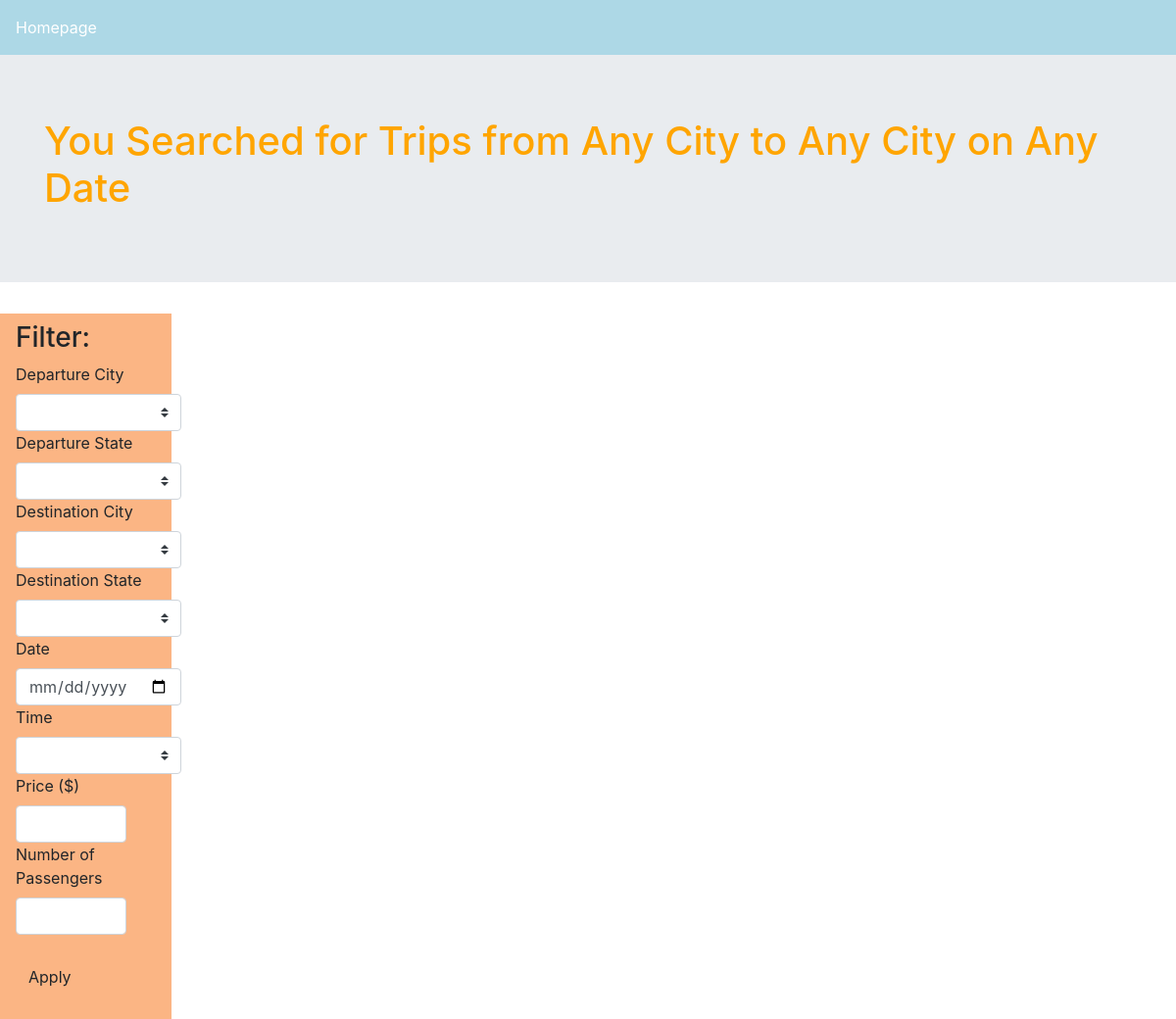
Before: /search with the older database file.
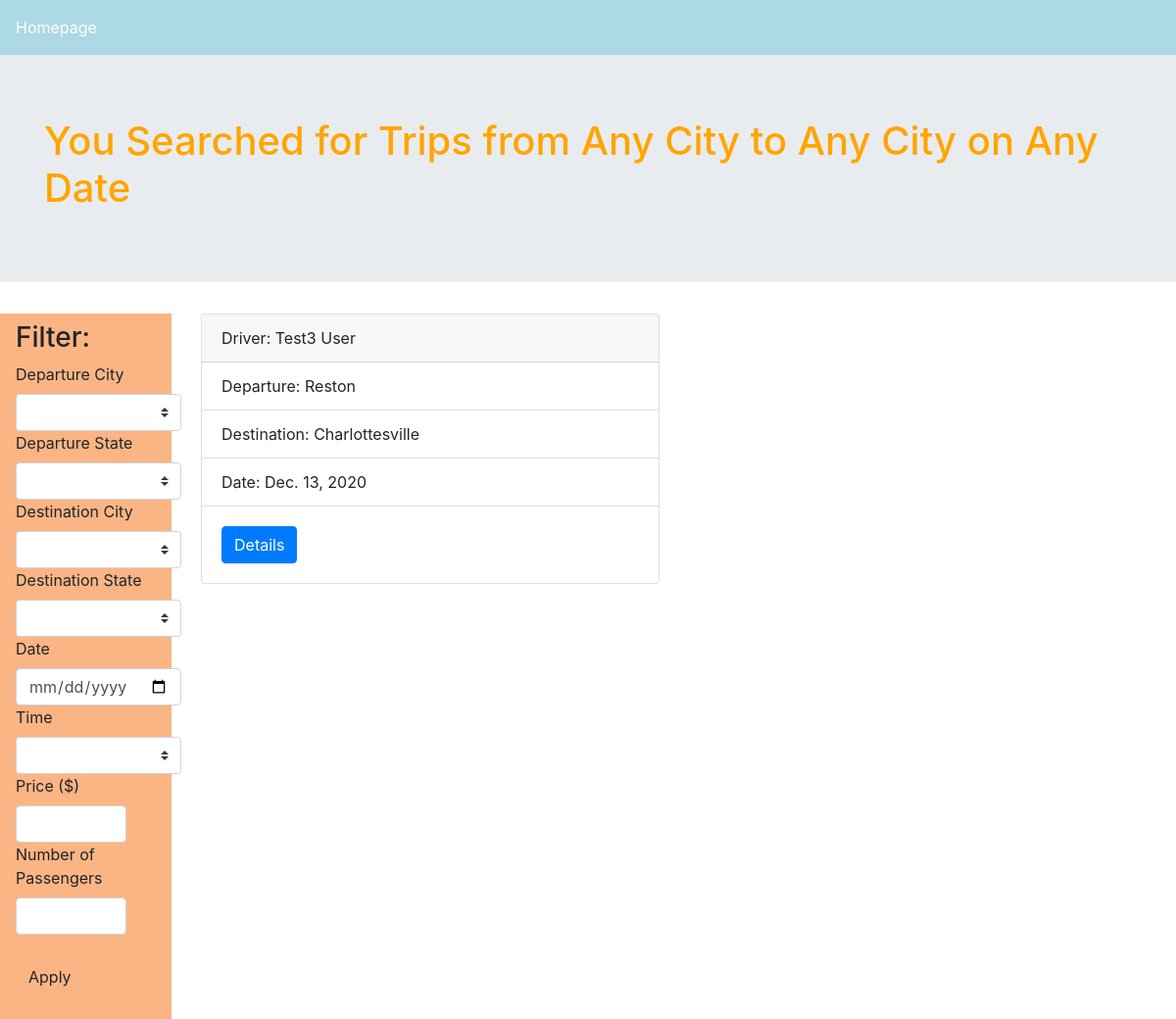
After: the same page with the newer database file.
### Rideshare_app/models.py (models this page shows)
class Ride(models.Model):
    departure_location = models.CharField(max_length = 30)
    destination_location = models.CharField(max_length = 30)
    departure_state = models.CharField(max_length = 30, null = True, blank = True)
    destination_state = models.CharField(max_length = 30, null = True, blank = True)
    date = models.DateField()
    time = models.TimeField(blank = True, null = True)
    seats = models.IntegerField(null = True, blank = True)
    price = models.IntegerField(null = True, blank = True)
    driver = models.ForeignKey(Driver, null = True, on_delete = models.CASCADE)
    riders = models.ManyToManyField(Rider, blank = True)
    confirmed_riders = models.ManyToManyField(Rider, blank = True, related_name = "confirmed_riders")
    pending_riders = models.ManyToManyField(Rider, blank = True, related_name = "pending_riders")

class Driver(models.Model):
    first_name = models.CharField(max_length = 30)
    last_name = models.CharField(max_length = 30)
    email = models.CharField(max_length = 100)
    venmo = models.CharField(max_length = 30, blank = True, null = True)
    phone_number = models.CharField(max_length = 20, blank = True, null = True)
    car_make = models.CharField(max_length = 30, blank = True, null = True)
    car_model = models.CharField(max_length = 30, blank = True, null = True)
    def __str__(self):
        return self.first_name + " " + self.last_name;

### Rideshare_app/views.py (the view)
# urls.py: path('search', views.search, name='search'),
def search(request):
    rides_list = Ride.objects.all()
    if request.GET.get('filter_departure_city'):
        rides_list = rides_list.filter(departure_location__iexact = request.GET.get('filter_departure_city'))
    if request.GET.get('filter_destination_city'):
        rides_list = rides_list.filter(destination_location__iexact = request.GET.get('filter_destination_city'))
    if request.GET.get('filter_date'):
        rides_list = rides_list.filter(date__gte = request.GET.get('filter_date'))
    else:
        rides_list = rides_list.filter(date__gte = timezone.now())
    filter_time = request.GET.get('filter_time')
    if filter_time == "Morning":
        rides_list = rides_list.filter(time__gte = "00:00:00", time__lte = "11:59:59")
    if filter_time == "Afternoon":
        rides_list = rides_list.filter(time__gte = "12:00:00", time__lte = "16:59:59")
    if filter_time == "Evening":
        rides_list = rides_list.filter(time__gte = "17:00:00", time__lte = "23:59:59")
    if request.GET.get('filter_price'):
        rides_list = rides_list.filter(price__lte = request.GET.get('filter_price'))
    if request.GET.get('filter_seats'):
        rides_list = rides_list.filter(seats__gte = request.GET.get('filter_seats'))
    avail_to_cities = Ride.objects.all().values('destination_location').distinct()
    avail_from_cities = Ride.objects.all().values('departure_location').distinct()
    avail_to_states = Ride.objects.all().values('destination_state').distinct()
    avail_from_states = Ride.objects.all().values('departure_state').distinct()
    context = {"rides_list" : rides_list, "avail_to_cities" : avail_to_cities, "avail_from_cities" : avail_from_cities, "avail_to_states" : avail_to_states, "avail_from_states" : avail_from_states}
    return render(request, 'Rideshare_app/search.html', context)

### Rideshare_app/templates/Rideshare_app/search.html (shortened to what this page needs)
<html>
{% load bootstrap4 %}
{% bootstrap_css %}
<head>
</head>
<body>
<nav class="navbar navbar-dark" style="background-color: lightblue">
	<ul class="navbar-nav">
		<li class="nav-item active">
			<a class="nav-link" href="{% url 'index' %}">Homepage</a>
		</li>
	</ul>
</nav>
<div class="jumbotron jumbotron-fluid" style="background-color: #e9ecef; color: orange;">
	<div class="container">
		<h1>You Searched for Trips from
			<span id="departure_city">Any City</span> to
			<span id="destination_city">Any City</span> on
			<span id="date">Any Date</span>
		</h1>
	</div>
</div>
<div class="row">
	<div class="col-sm-2">
		<nav class="navbar navbar-dark" style="background-color: #fbb584">
			<ul class="navbar-nav">
				<li class="nav-item">
					<form action="/search" method="get">
						<h3>Filter:</h3>
						<label>Departure City</label>
							<select name="filter_departure_city" class="custom-select">
								<option></option>
								{% for city in avail_from_cities %}
									<option value="{{city.departure_location}}">{{city.departure_location}}</option>
								{% endfor %}
							  </select>
						<label>Departure State</label>
							<select name="filter_departure_state" class="custom-select">
								<option></option>
								{% for state in avail_from_states %}
									<option value="{{state.departure_state}}">{{state.departure_state}}</option>
								{% endfor %}
							  </select>
						<label>Destination City</label>
							<select name="filter_destination_city" class="custom-select">
								<option></option>
								{% for city in avail_to_cities %}
									<option value="{{city.destination_location}}">{{city.destination_location}}</option>
								{% endfor %}
							  </select>
						<label>Destination State</label>
							<select name="filter_destination_state" class="custom-select">
								<option></option>
							    {% for state in avail_to_states %}
									<option value="{{state.destination_state}}">{{state.destination_state}}</option>
								{% endfor %}
							  </select>
						<label>Date</label>
							<input type="date" name="filter_date" class="form-control">
						<label>Time</label>
							<select name="filter_time" class="custom-select">
								<option></option>
								<option value="Morning">12am-11:59am</option>
							</select>
						<label>Price ($)</label>
							<input type="number" name="filter_price" class="col-sm-8 form-control" min="0">
						<label>Number of Passengers</label>
							<input type="number" name="filter_seats" class="col-sm-8 form-control" min="0" max="10">
						<br>
						<button type="submit" class="btn">Apply</button>
					</form>
				</li>
			</ul>
		</nav>
	</div>
	<div class="col-sm-10 row">
		{% for ride in rides_list %}
			<div class="col-sm-6">
				<div class="card">
					<div class="card-header">Driver: {{ride.driver}}</div>
					<ul class="list-group list-group-flush">
						<li class="list-group-item">Departure: {{ride.departure_location}}</li>
						<li class="list-group-item">Destination: {{ride.destination_location}}</li>
						<li class="list-group-item">Date: {{ride.date}}</li>
					</ul>
					<div class="card-body">
						<a href="{% url 'ride' ride.id %}" class="btn btn-primary">Details</a>
					</div>
				</div>
			</div>
		{% endfor %}
	</div>
</div>
</body>
</html>

Changed rows visible on the page:
added Ride: driver "Test3 User", departure_location "Reston", destination_location "Charlottesville", date "Dec. 13, 2020"
